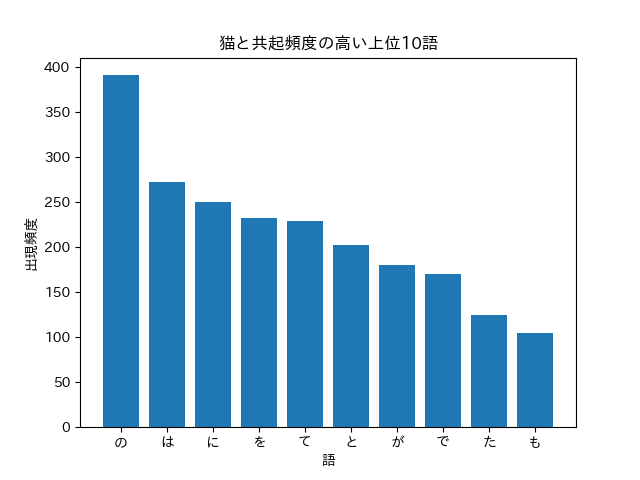

The Python source for this figure:
import knock30
import numpy as np
import matplotlib.pyplot as plt
import japanize_matplotlib
from collections import defaultdict #存在チェックが不要
from collections import OrderedDict #順番ありの辞書にする

cat_word_dict = defaultdict(lambda: 0) #lambdaは初期化の関数

#各文に”猫”が含まれているかの判別

#文の数だけ要素があるリスト作成
cat_bool = [0] * len(knock30.sentence_list) #knock30のsentence_listを利用

#cat_boolについて、”猫”が含まれている文のインデックスの要素を1にする
for i, line in enumerate(knock30.sentence_list):
    for morph in line:
        if morph["surface"] == "猫":
            cat_bool[i] = 1

#猫」とよく共起する（共起頻度が高い）10語とその出現頻度を辞書にする
for i, line in enumerate(knock30.sentence_list):
    for morph in line:
        if cat_bool[i] == 1 and (morph["surface"] != "猫" and morph["pos"] != "記号"): #猫がある文章の猫と記号以外の単語を抜き出す。
            cat_word_dict[morph["surface"]] += 1 #出た回数をカウント

sort_word_dict = OrderedDict(sorted(cat_word_dict.items(), key = lambda x:x[1], reverse=True)[:10]) #cat_word_dictのキーは単語、値は出現回数、ソートの方法は出現回数で降順

print(sort_word_dict)

#プロット

label = []
data = []

for k,v in sort_word_dict.items():
    label.append(k)
    data.append(v)
x = [1,2,3,4,5,6,7,8,9,10]
# print(label)
plt.bar(x,data)
plt.xticks(x,label)
plt.xlabel("語")
plt.ylabel("出現頻度")
plt.title("猫と共起頻度の高い上位10語")
#plt.savefig("knock37.png")